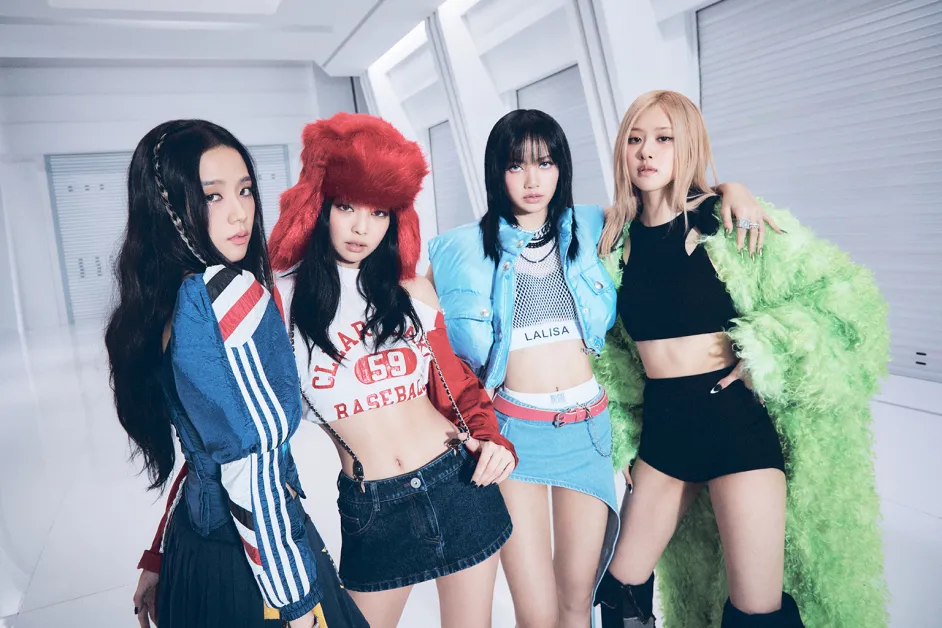
#> input picture input.jpg, 942 x 628 px
$ python cartoonrendering.py   (older library calls are emulated)
#> lines starting #> are read from the running program, lines starting #| are printed output that depends on the picture
import cv2
import numpy as np

# 1. Read image
image = cv2.imread('input.jpg')
#> image is the input picture: shape (628, 942, 3); mean B, G, R 165.5, 157.1, 149.5

# 2. Resize (optional)
image = cv2.resize(image, (600, 600))
#> image: shape (600, 600, 3)

# 3. Smooth image (reduce noise, keep edges)
smooth = cv2.bilateralFilter(image, 9, 100, 100)

# 4. Convert to grayscale
gray = cv2.cvtColor(smooth, cv2.COLOR_BGR2GRAY)

# 5. Laplacian edge detection
laplacian = cv2.Laplacian(gray, cv2.CV_8U, ksize=5)
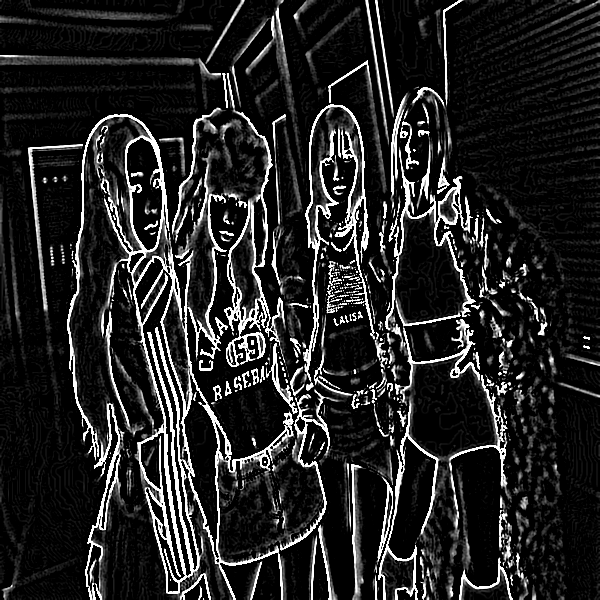
#> laplacian: shape (600, 600); min 0, max 255, mean 36.2

# 6. Normalize edges (avoid harsh white areas)
edges = cv2.normalize(laplacian, None, 0, 255, cv2.NORM_MINMAX)

# 7. Invert edges
edges_inv = cv2.bitwise_not(edges)

# 8. Convert edges to 3-channel
edges_colored = cv2.cvtColor(edges_inv, cv2.COLOR_GRAY2BGR)

# 9. Sharpen image
kernel = np.array([[0, -1, 0],
                   [-1, 5, -1],
                   [0, -1, 0]])
sharpened = cv2.filter2D(smooth, -1, kernel)
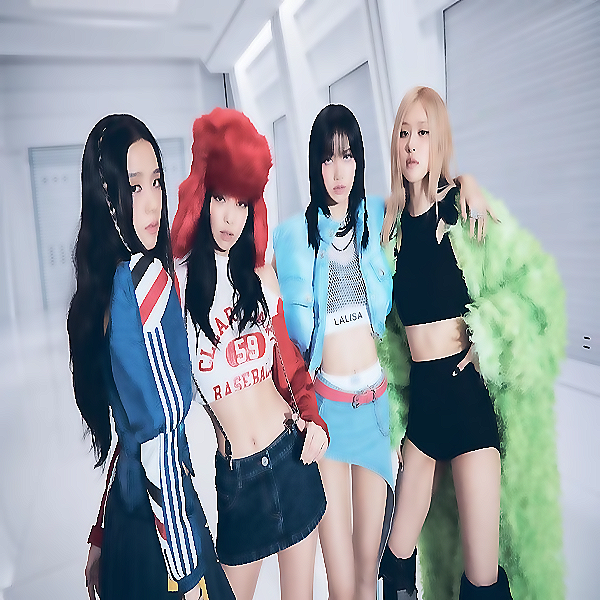
#> sharpened: shape (600, 600, 3); mean B, G, R 164.9, 156.8, 149.7

# 10. Color quantization (cartoon effect)
data = np.float32(sharpened).reshape((-1, 3))
K = 8  # number of colors

criteria = (cv2.TERM_CRITERIA_EPS + cv2.TERM_CRITERIA_MAX_ITER, 20, 0.001)
_, labels, centers = cv2.kmeans(data, K, None, criteria, 10, cv2.KMEANS_RANDOM_CENTERS)
#> centers = [[145.1, 110.7, 62.39], [46.23, 29.5, 11.39], [155.2, 177.2, 155.1], [74.22, 62.76, 53.14], [181, 187.6, 216.6], [208.6, 196.5, 181.8], [232.6, 226, 221.6], [89.15, 81.62, 178]]

centers = np.uint8(centers)
#> centers = [[145, 110, 62], [46, 29, 11], [155, 177, 155], [74, 62, 53], [180, 187, 216], [208, 196, 181], [232, 225, 221], [89, 81, 177]]
quantized = centers[labels.flatten()]
quantized = quantized.reshape(image.shape)

# 11. Blend edges with color (avoid white patches)
cartoon = cv2.multiply(quantized, edges_colored, scale=1/255)
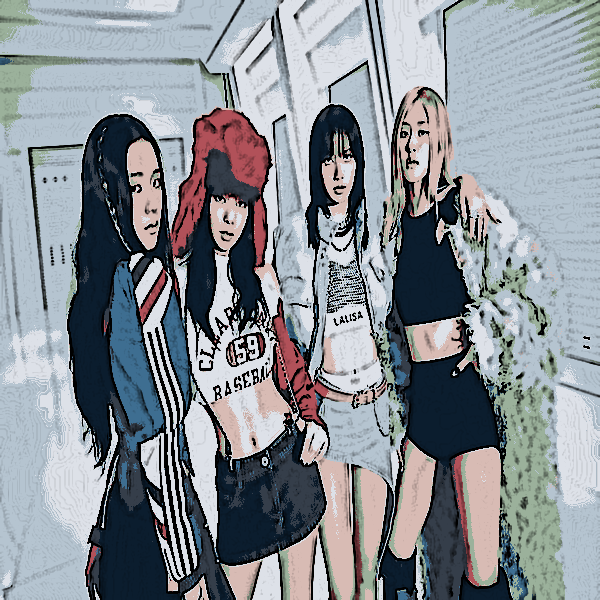
#> cartoon: shape (600, 600, 3); mean B, G, R 149.3, 142.6, 136.4

# 12. Convert to HSV for brightness & color enhancement
hsv = cv2.cvtColor(cartoon, cv2.COLOR_BGR2HSV)
#> hsv: shape (600, 600, 3); mean H, S, V 87.3, 55, 155.7
h, s, v = cv2.split(hsv)
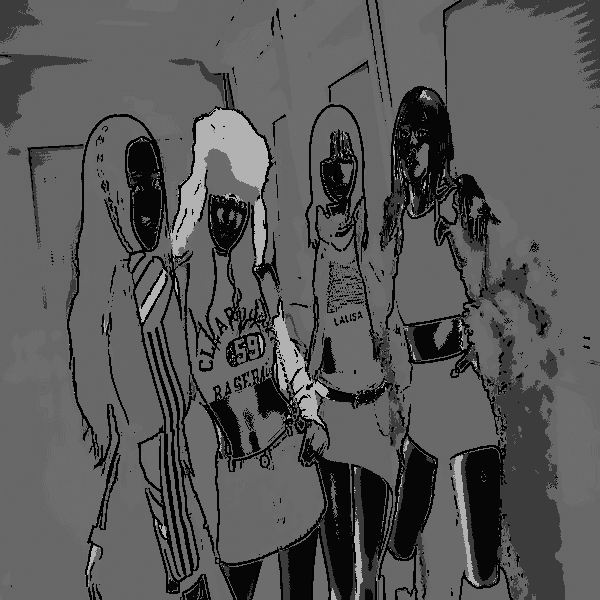
#> h: shape (600, 600); min 0, max 179, mean 87.3

# 13. Increase saturation and brightness
s = cv2.multiply(s, 1.5)
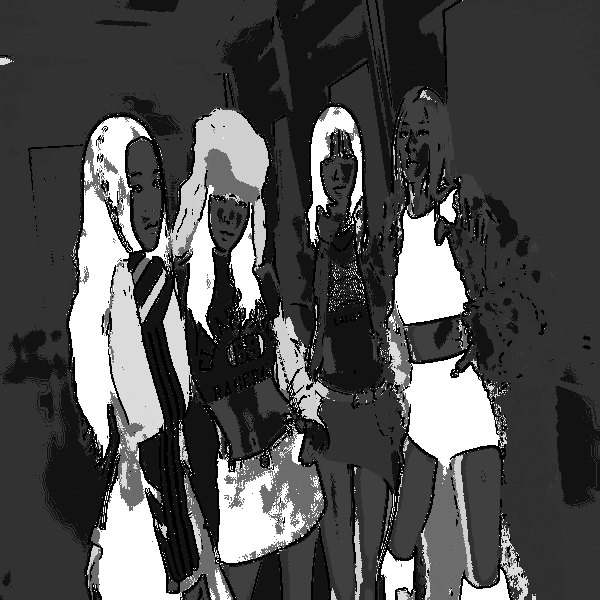
#> s: shape (600, 600); min 0, max 255, mean 78.2
v = cv2.multiply(v, 1.2)
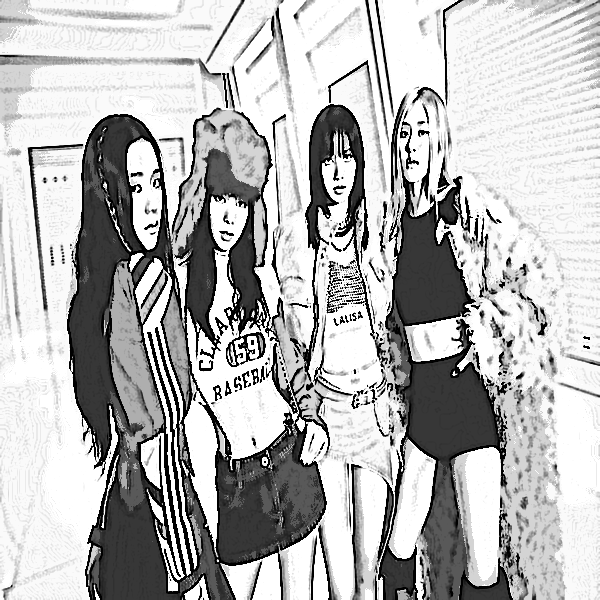
#> v: shape (600, 600); min 0, max 255, mean 182.8

s = np.clip(s, 0, 255)
v = np.clip(v, 0, 255)

# 14. Merge and convert back to BGR
hsv_final = cv2.merge([h, s.astype(np.uint8), v.astype(np.uint8)])
#> hsv_final: shape (600, 600, 3); mean H, S, V 87.3, 78.2, 182.8
final = cv2.cvtColor(hsv_final, cv2.COLOR_HSV2BGR)
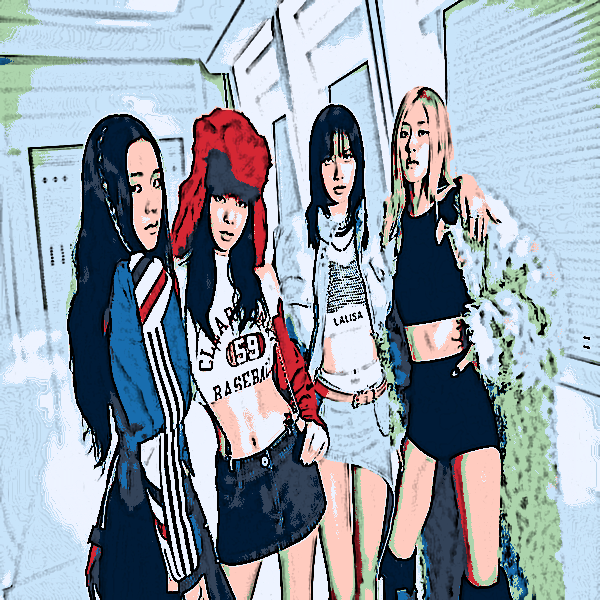
#> final: shape (600, 600, 3); mean B, G, R 171.3, 159.5, 148.8

# 15. Save output
cv2.imwrite('cartoon_output.jpg', final)

# 16. Display images
cv2.imshow('Original Image', image)
cv2.imshow('Cartoon Image', final)

cv2.waitKey(0)
cv2.destroyAllWindows()
